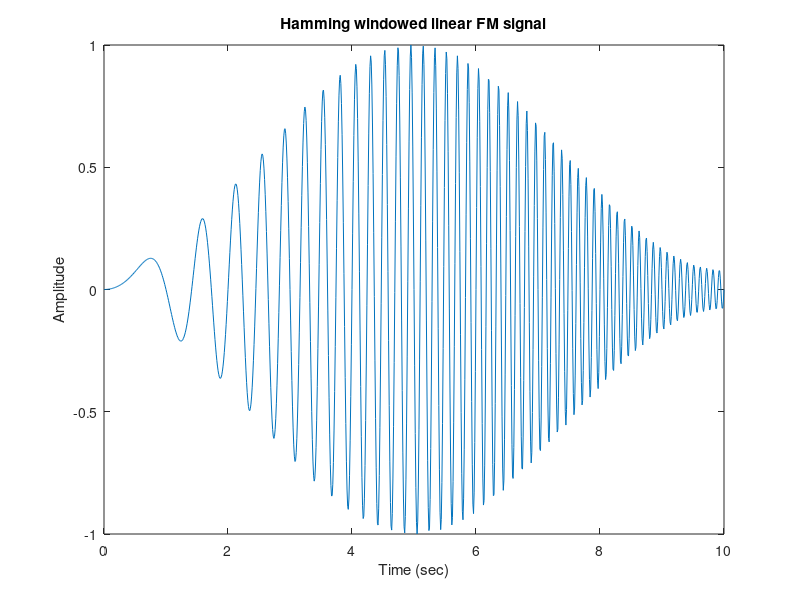
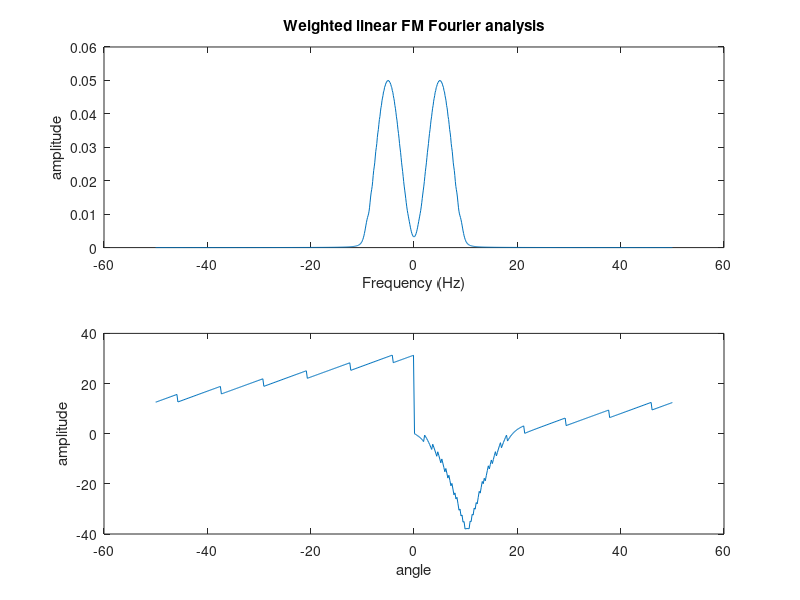
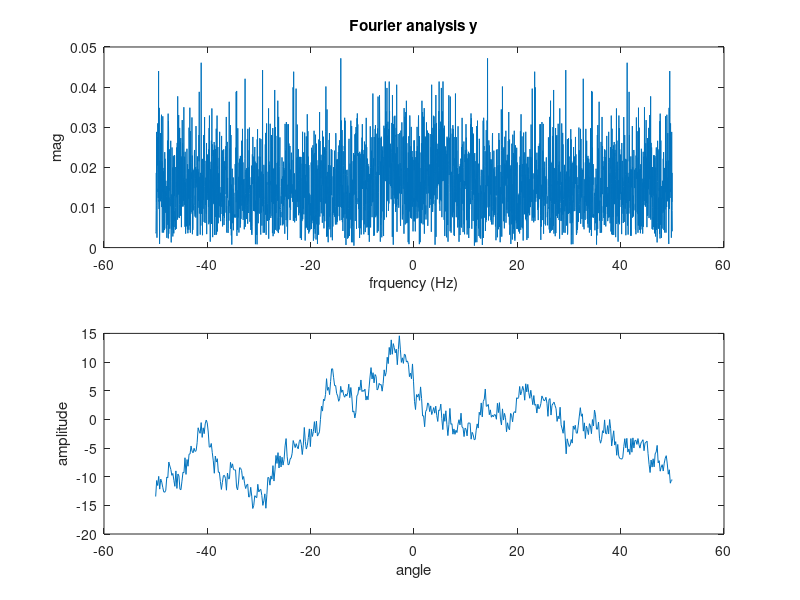
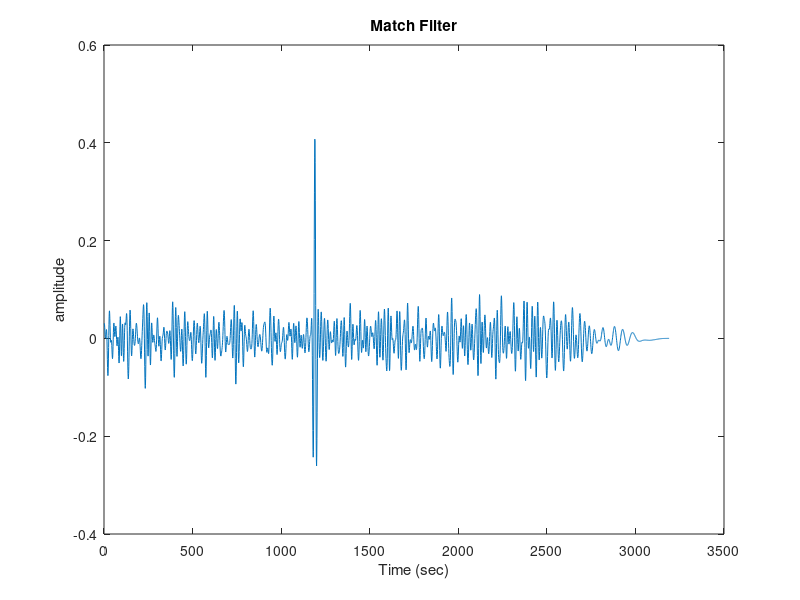

MATLAB code for these plots, in order:
% HW3 Sample codes 
% Pseudo-Parking Sonar
%
%                                               Edited by Meng-Lin Li, 04/07/2016

% Linear FM/Chirp signal as shown in Fig. 6.15(a) of the textbook
close all
Fs = 100; % Sampling rate in Hz
tau = 10; % Time duration of the linear FM signal in sec
B = 10; % in Hz
beta = B/tau;
A = 1;
t = 0:1/Fs:tau; % time axis
x = A*sin(pi*beta*t.^2); % the linear FM signal
x = hamming(length(x)).'.*x; % hamming windowed linear FM signal
f_axis = 0:1/tau:(length(x)-1)/tau;
xf_axis = f_axis-f_axis(ceil(length(f_axis)/2));

figure
plot(t, x)
xlabel('Time (sec)');
ylabel('Amplitude')
title('Hamming windowed linear FM signal')

x_fft = fftshift(fft(x));
figure
subplot(2,1,1)
plot(xf_axis,abs(x_fft)/length(x));
title('Weighted linear FM Fourier analysis')
xlabel('Frequency (Hz)');
ylabel('amplitude')
subplot(2,1,2)
[p_x,w] = phasez(x,length(x));
plot((w-max(w)/2)*100/max(w),fftshift(p_x));
xlabel('angle');
ylabel('amplitude')
load SonarSignalWithWhiteGausNoise
match_filter = fliplr(x);
xn_coef = x*x.';
% y: the noisy echo signal, which is recorded at a sampling rate of Fs (in Hz)

% (a)
% remove the noise and increase the SNR by low pass filtering or band pass filtering (depends on the signal frequency band)
% design the proper filter based on the moving average filter
;% FIR filter
% the output length L of linear convolution will be equal to M+N-1, where M is the length of y and N is the length of h. 
% !!! You have to take care the extra N-1 points in the filter output in order to correctly estimate the echo time.
%fourier analaysis
cutoff_fre = 10;
sample_num = length(y);
dur= sample_num/Fs;
t_axis=0:1/Fs:(length(y)-1)/Fs;
f_axis = 0:1/dur:(length(y)-1)/dur;
f_axis = f_axis-f_axis(ceil(length(f_axis)/2));
FIR = zeros(size(f_axis));
zerof_pos= ceil(length(f_axis)/2);
FIR(zerof_pos-cutoff_fre*dur:zerof_pos+cutoff_fre*dur)=1;
%fourier analysis for y
y_fft = fftshift(fft(y));

figure
subplot(2,1,1)
plot(f_axis,abs(y_fft)/length(y));
title('Fourier analysis y')
xlabel('frquency (Hz)');
ylabel('mag')
subplot(2,1,2)
[p_y,w] = phasez(y,length(y));
plot((w-max(w)/2)*100/max(w),fftshift(p_y));
xlabel('angle');
ylabel('amplitude')


f_axis = 0:1/dur:(length(y)-1)/dur;
f_axis = f_axis-f_axis(ceil(length(f_axis)/2));
%fourier analaysis end
%% result analysis 
yn_coeff = conv(y.*y,ones(size(x)));
yn_coeff = yn_coeff(length(x):end);



% figure
% delay_pdf=xcorr(y_FIR,x);
% delay_pdf = delay_pdf((length(delay_pdf)+1)/2:end);
% new_taxis = 0:1/Fs:(length(delay_pdf)-1)/Fs;
% plot(new_taxis,delay_pdf)
% 
% delay_time = t_axis(find(delay_pdf==max(delay_pdf)))
% 
% save('autocorr.mat','y');

% delay_pdf=xcorr(y,x);
% delay_pdf = delay_pdf((length(delay_pdf)+1)/2:end);
% figure
% plot(t_axis,delay_pdf);
% title('acorr Filter')
% xlabel('Time (sec)');
% ylabel('auto-corr')

% (b)
% matched filtering
% the output length L of linear convolution will be equal to M+N-1, where M is the length of y and N is the length of x. 
% !!! You have to take care the extra N-1 points in the filter output in order to correctly estimate the echo time.
y_Matched = conv(y, match_filter ); 
y_Matched=y_Matched(length(match_filter):end) ; %%remove Trasient part
y_Matched = y_Matched./((yn_coeff*xn_coef).^(1/2)); %% normalized the mathed signal
figure
plot(y_Matched);
title('Match Filter')
xlabel('Time (sec)');
ylabel('amplitude')
delay_time = t_axis(y_Matched==max(y_Matched))

matched_fft = fftshift(fft(y_Matched));

figure
subplot(2,1,1)
plot(f_axis,abs(matched_fft));
title('Match Filter Fourier analysis')
xlabel('Frequency (Hz)');
ylabel('amplitude')
subplot(2,1,2)
[p_matched,w] = phasez(y_Matched,length(y_Matched));
plot((w-max(w)/2)*100/max(w),fftshift(p_matched));
xlabel('angle');
ylabel('amplitude')



ideal_y = zeros(size(y));
ideal_y(delay_time*Fs:delay_time*Fs+length(x)-1) = x;
noise = y_Matched-ideal_y;
noise2 = y-ideal_y;
ps_ideal = ideal_y.*ideal_y;
ideal_match = conv(ideal_y, match_filter ); 
ideal_match=ideal_match(length(match_filter):end) ;
ps_ideal_match = ideal_match.*ideal_match;
psn = noise.*noise;
psn2 = noise2 .*noise2 ;
SNR_org= ps_ideal./psn2;
SNR = ps_ideal_match./psn ;

figure
subplot(2,1,1);
plot(t_axis,ps_ideal)
subplot(2,1,2);
plot(t_axis,psn)

figure
s(1) = subplot(2,1,1);
plot(t_axis,SNR_org)
s(2) = subplot(2,1,2);
plot(t_axis,SNR)
title(s(1),'original SNR')
title(s(2),'filtered SNR')

SNR_org= sum(ps_ideal)./sum(psn2)
SNR = sum(ps_ideal_match)./sum(psn) 

ideal_fft = fftshift(fft(ideal_y));
figure
subplot(2,1,1)
plot(f_axis,abs(ideal_fft));
title('Match Filter Fourier analysis')
xlabel('Frequency (Hz)');
ylabel('amplitude')
subplot(2,1,2)
[p_ideal,w] = phasez(ideal_y,length(ideal_y));
plot((w-max(w)/2)*100/max(w),fftshift(p_ideal));
xlabel('angle');
ylabel('amplitude')
% (c)
% Check if waveform distortion occurs after filtering, and elaborate the reason

%(d) 
 